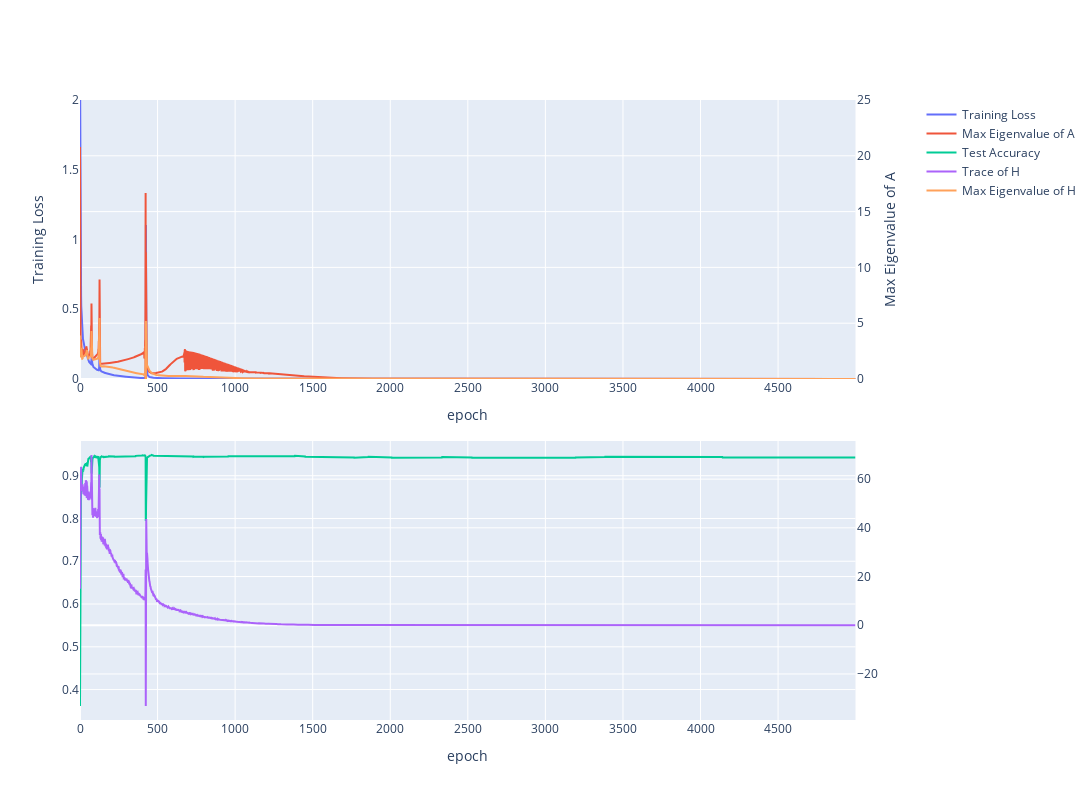

The cell this chart's notebook holds for it:
### Code cell
plot_output_data(md, out, 2)

### Figure 1 — Plotly figure (JSON) as saved in the notebook; plotly's stock layout.template omitted (floating-point values rounded to 4 significant figures; data arrays with more than 128 entries replaced by an {"elided": "..."} marker saying what was removed)
{"data": [{"line": {"width": 2}, "name": "Training Loss", "type": "scatter", "x": {"elided": "5000 int values"}, "xaxis": "x", "y": {"elided": "5000 float values"}, "yaxis": "y"}, {"line": {"width": 2}, "name": "Max Eigenvalue of A", "type": "scatter", "x": {"elided": "5000 int values"}, "xaxis": "x", "y": {"elided": "5000 float values"}, "yaxis": "y2"}, {"line": {"width": 2}, "name": "Test Accuracy", "type": "scatter", "x": {"elided": "5000 int values"}, "xaxis": "x2", "y": {"elided": "5000 float values"}, "yaxis": "y3"}, {"line": {"width": 2}, "name": "Trace of H", "type": "scatter", "x": {"elided": "5000 int values"}, "xaxis": "x2", "y": {"elided": "5000 float values"}, "yaxis": "y4"}, {"line": {"width": 2}, "name": "Max Eigenvalue of H", "type": "scatter", "x": {"elided": "5000 int values"}, "xaxis": "x", "y": {"elided": "5000 float values"}, "yaxis": "y2"}], "layout": {"height": 800, "width": 1200, "xaxis": {"anchor": "y", "domain": [0, 0.94], "title": {"text": "epoch"}}, "xaxis2": {"anchor": "y3", "domain": [0, 0.94], "title": {"text": "epoch"}}, "yaxis": {"anchor": "x", "domain": [0.55, 1], "range": [0, 2], "showgrid": false, "title": {"text": "Training Loss"}}, "yaxis2": {"anchor": "x", "overlaying": "y", "range": [0, 25], "side": "right", "title": {"text": "Max Eigenvalue of A"}}, "yaxis3": {"anchor": "x2", "domain": [0, 0.45]}, "yaxis4": {"anchor": "x2", "overlaying": "y3", "side": "right"}}}
